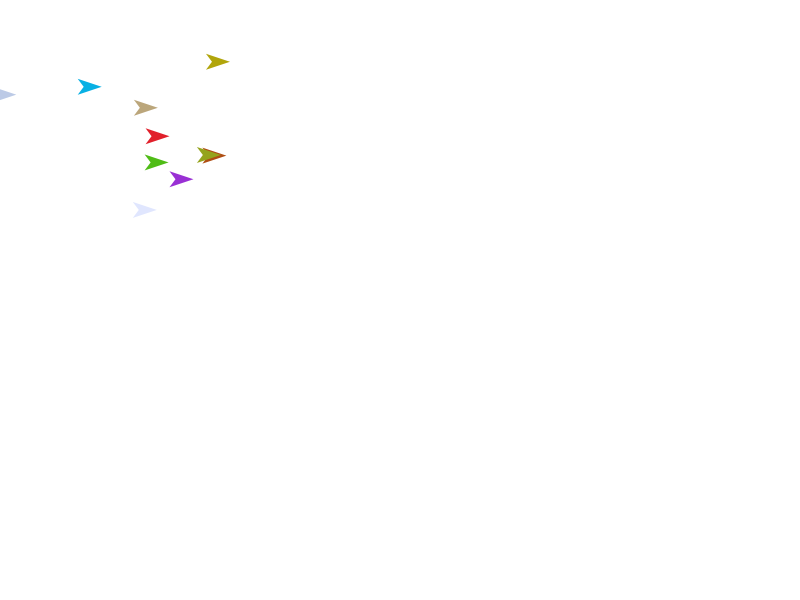
Frame 1 (no input)
Frame 60 (the mouse pressed at the canvas centre just before this capture): identical to frame 1, image omitted
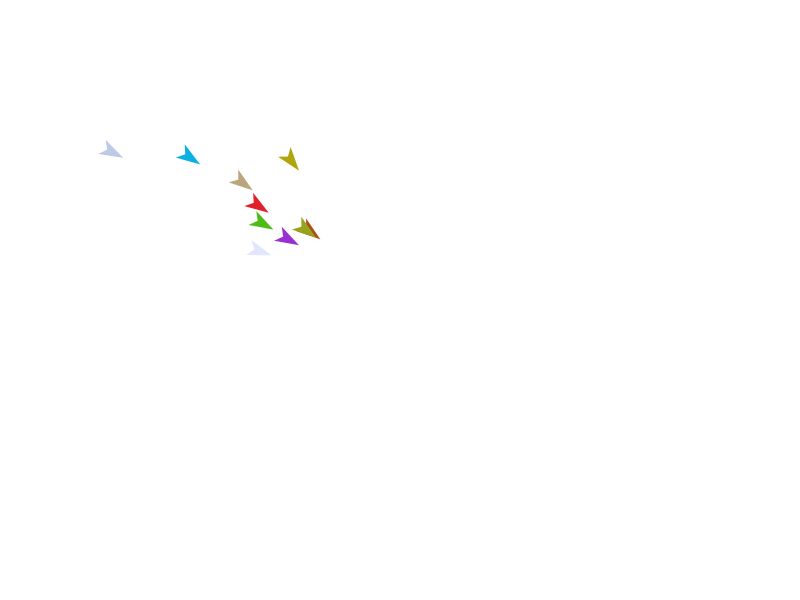
Frame 120 (the mouse held since frame 60 and released just before this capture)

The Processing sketch that drew these frames (run headless with seeded random() and noise(); from frame 60 on, the mouse is pressed at the canvas centre):

// Processing sketch: pointing_boids_v6
// ── pointing_boids_v6.pde
//
// Created by Chandru Narayan
// for Bush School CPJava course
// Fall 2020
//
// 11-23-2020 pointing_boids version v5
// Change Vector class to double
// Boids orient in the direction of movement
// Boids move towards a point where mouse is pressed
// Ability to show Velocity vectors as a line
// Hit 'r' to reset
//
// 11-28-2020 pointing_boids version v3
// Added ability to show Acceleration vector
// Modified Boid shape a little
//
int numBoid = 10;
Boid [] boids = new Boid[numBoid];

void setup() {
  size(800, 600);
  for (int i=0; i<boids.length; i++) {
    boids[i] = new Boid();
    boids[i].buildBoid();
  }

}

void draw() {
  background(255);
  for (int i=0; i<boids.length; i++) {
    //boids[i].checkBorders();
    boids[i].showBoid();
    boids[i].update();
  }
}

//void setupCfg() {
//  Cfg.pWidth = width;
//  Cfg.pHeight = height;
//  Cfg.pMouseX = 0;
//  Cfg.pMouseY = 0;
//}

//void updateCfg() {
//  Cfg.pMouseX = mouseX;
//  Cfg.pMouseY = mouseY;
//  Cfg.pMousePressed = mousePressed;
//  Cfg.pKeyPressed = keyPressed;
//  Cfg.pKey = key;
//}

int buildRandColor() {
  return color(
    (float)(Math.random()*255), 
    (float)(Math.random()*255), 
    (float)(Math.random()*255)
    );
}

int buildRandColorT() {
  return color(
    (float)(Math.random()*255), 
    (float)(Math.random()*255), 
    (float)(Math.random()*255), 
    (float)(Math.random()*255)
    );
}

// ── Boid.pde
//
// Created by Chandru Narayan
// for Bush School CPJava course
// Fall 2020
//
// The Boid class defines a small object with a shape,
// location, velocity, acceleration and mass
// This class could used as a base class for creating
// systems of partcles and simulating group behaviour
// in movement and implementing Newtons laws of motion.
// It uses the custom Vector class strictly implemented 
// which closely follows the PVector class in Processing.
// 

class Boid {
  PVector loc;
  PVector vel;
  PVector acc;  
  double bWidth;
  double bHeight;
  double timeLeft;
  int [] bLineC;
  int [] bFillC; 
  int corners = 4;  //Number of Boid corners
  int [] xCorners = new int[] {-8, 16, -8, -2};
  int [] yCorners = new int[] {-8, 0, 8, 0};
  PVector [] vertices = new PVector[corners];
  double bdSize = 20;   //Characteristic dimension of a single Boid
  double velMag = (double) 0.3;    //Boid Initial Velocity magnitude 
  double accMag = (double) 0.08;   //Boid Initial Acceleration magnitude  
  double maxLife = 200000;   //Max life of a Boid
  double topSpeed = (double) 3.0;   //Limit Boid to a top speed

  void buildBoid() {                //Function to build Boid shape
    for (int i = 0; i < vertices.length; i++) {
      vertices[i] = new PVector(xCorners[i], yCorners[i]);
    }
  }

  Boid() {
    resetBoid();
  }

  Boid(int x_, int y_, int s_) {
    resetBoid();
    loc = new PVector(x_, y_);
    bWidth = bHeight = s_;
  }

  void showBoid() {
    if (timeLeft > 0) {
      // Save original state of orgin and rotation
      pushMatrix();    
      fill(color(bFillC[0], bFillC[1], bFillC[2]));
      // translate to origin (center) of Boid)
      translate((float)(loc.x), (float)(loc.y));

      // Draw the Velocity vector by cloning 
      // the velocity vector and
      // scaling by Boid Size. Draw from
      // center of Boid in Blue color
      stroke(color(0, 0, 255));
      strokeWeight(1);
      PVector velVector = vel;
      line(0.0, 0.0, (float)(velVector.x), (float)(velVector.y));
      //line(0.0, 0.0, (float)(vel.x), (float)(vel.y));

      // Draw the Acceleration vector by cloning 
      // the acceleration vector and
      // scaling by Boid Size. Draw from
      // center of Boid in Red color    
      stroke(color(255, 0, 0));
      strokeWeight(2);
      PVector accVector = acc;
      line(0.0, 0.0, (float)(accVector.x), (float)(accVector.y));
      //line(0.0, 0.0, (float)(acc.x), (float)(acc.y));
      // rotate the Boid shape by the angle of the velocity vector
      rotate((float)vel.heading());  
      // Draw the Boid with translated and rotated coordinates
      noStroke();
      beginShape();
      for (int i = 0; i < vertices.length; i++) {
        vertex((float)vertices[i].x, (float)vertices[i].y);
      }
      endShape(CLOSE);

      // Restore original state of orgin and rotation
      popMatrix();
    }
  }

  void resetBoid() {
    loc = new PVector((float)(Math.random()*255), (float)(Math.random()*255));
    vel = new PVector(0.0, 0.0);
    acc = new PVector(0.0, 0.0);
    timeLeft = Math.random()*maxLife;
    bWidth = bHeight = bdSize;
    bLineC = setColor(0, 0, 0);
    bFillC = setRandColor();
  }

  int [] setRandColor() {
    int [] rc_ = new int[] { 
      (int)(Math.random()*255), 
      (int)(Math.random()*255), 
      (int)(Math.random()*255)
    };
    return rc_;
  }

  int [] setColor(int r_, int g_, int b_) {
    int [] rc_ = new int[] { r_, g_, b_ };
    return rc_;
  }

  void update () {  
    if (isMouseInBorder()) {
      if (keyPressed) {
        if (key == 'r' || key == 'R')
          resetBoid();
      } else {
        PVector mouse = new PVector((float)mouseX, (float)mouseY);
        acc = PVector.sub(mouse, loc);
        acc.setMag((float)accMag);
      }
    }
    vel.add(acc);
    vel.limit((float)topSpeed);
    loc.add(vel);
    timeLeft--;
  }

  Boolean isMouseInBorder() {
    if (mouseX > 0 && mouseX < width &&
      mouseY > 0 && mouseY < height
      ) return true;
    else return false;
  }

  void checkBorders () {
    if (loc.x > width) {
      loc.x = 0;
    } else if (loc.x < 0) {
      loc.x = width;
    }
    if (loc.y > height) {
      loc.y = 0;
    } else if (loc.y < 0) {
      loc.y = height;
    }
  }
}
